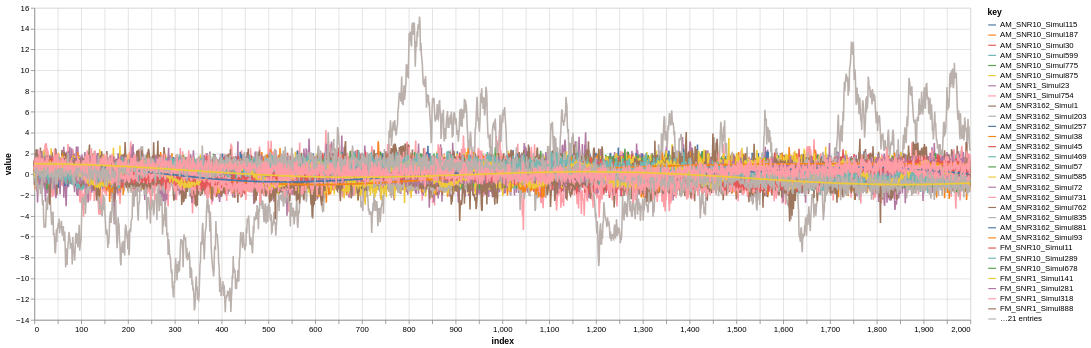

The cell this chart's notebook holds for it:
### Code cell
trapallada.plot.signals_dataset(ds, n_signals=50, n_samples=n_samples_to_plot, rng_key=jr.PRNGKey(43))

### Figure 1 — Vega-Lite specification as saved in the notebook (floating-point values rounded to 4 significant figures; data arrays with more than 128 entries replaced by an {"elided": "..."} marker saying what was removed)
{"config": {"view": {"continuousWidth": 300, "continuousHeight": 300}}, "data": {"name": "data-c863e86e28c6acfb118de4e5bfaa5443"}, "mark": {"type": "line"}, "encoding": {"color": {"field": "key", "type": "nominal"}, "x": {"field": "index", "type": "quantitative"}, "y": {"field": "value", "type": "quantitative"}}, "height": 400, "transform": [{"fold": ["noise_color089952", "AM_SNR3162_Simul93", "FM_SNR3162_Simul409", "noise_color063869", "AM_SNR10_Simul30", "FM_SNR1_Simul281", "carrier_SNR1_Simul871", "carrier_SNR3162_Simul715", "carrier_SNR10_Simul978", "carrier_SNR10_Simul216", "AM_SNR3162_Simul203", "carrier_SNR3162_Simul228", "AM_SNR10_Simul115", "AM_SNR3162_Simul835", "AM_SNR10_Simul775", "FM_SNR10_Simul289", "carrier_SNR3162_Simul588", "FM_SNR10_Simul678", "noise_color17341", "AM_SNR3162_Simul257", "AM_SNR3162_Simul57", "FM_SNR3162_Simul87", "carrier_SNR10_Simul324", "carrier_SNR10_Simul918", "FM_SNR1_Simul888", "AM_SNR3162_Simul38", "carrier_SNR1_Simul918", "AM_SNR10_Simul599", "FM_SNR10_Simul11", "AM_SNR10_Simul875", "AM_SNR3162_Simul469", "FM_SNR1_Simul141", "AM_SNR3162_Simul762", "noise_color090303", "AM_SNR10_Simul187", "FM_SNR3162_Simul20", "FM_SNR1_Simul318", "carrier_SNR10_Simul998", "AM_SNR1_Simul23", "AM_SNR3162_Simul1", "AM_SNR3162_Simul72", "AM_SNR3162_Simul45", "carrier_SNR3162_Simul501", "carrier_SNR10_Simul554", "FM_SNR3162_Simul797", "AM_SNR3162_Simul731", "AM_SNR3162_Simul881", "carrier_SNR1_Simul479", "AM_SNR1_Simul754", "AM_SNR3162_Simul585"]}], "width": 1200, "$schema": "https://vega.github.io/schema/vega-lite/v5.8.0.json", "datasets": {"data-c863e86e28c6acfb118de4e5bfaa5443": {"elided": "2000 records"}}}
